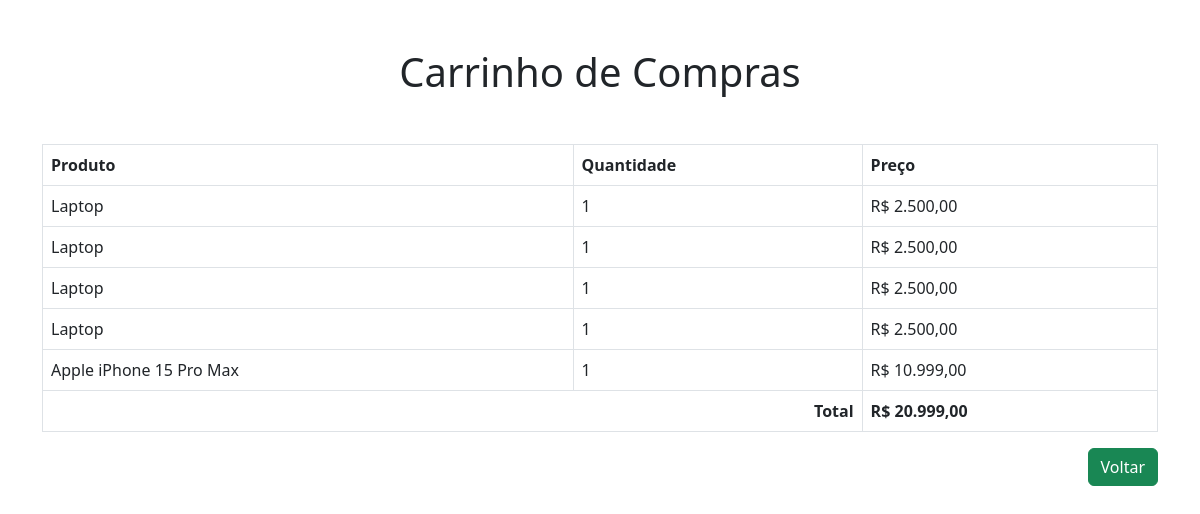
The app's page /pages/cart.php (signed in) with its own data.
### tables this page shows
CREATE TABLE IF NOT EXISTS `carrinho` (
  `id` int(11) NOT NULL AUTO_INCREMENT,
  `produto_id` int(11) NOT NULL,
  `quantidade` int(11) NOT NULL DEFAULT 1,
  PRIMARY KEY (`id`),
  KEY `produto_id` (`produto_id`),
  CONSTRAINT `carrinho_ibfk_1` FOREIGN KEY (`produto_id`) REFERENCES `produtos` (`id`)
);

CREATE TABLE IF NOT EXISTS `produtos` (
  `id` int(11) NOT NULL AUTO_INCREMENT,
  `nome` varchar(100) NOT NULL,
  `descricao` text DEFAULT NULL,
  `preco` decimal(10,2) NOT NULL,
  `imagem` varchar(255) DEFAULT NULL,
  PRIMARY KEY (`id`)
);

### pages/cart.php (the view, shortened to what this page needs)
<?php
include('../php/db_connect.php');
?>
<!DOCTYPE html>
<html lang="pt-br">
<head>
    <link href="https://cdn.jsdelivr.net/npm/bootstrap@5.3.0/dist/css/bootstrap.min.css" rel="stylesheet">
</head>
<body>
    <div class="container mt-5">
        <h1 class="text-center mb-5">Carrinho de Compras</h1>
        <table class="table table-bordered">
            <thead>
                <tr>
                    <th>Produto</th>
                    <th>Quantidade</th>
                    <th>Preço</th>
                </tr>
            </thead>
            <tbody>
                <?php
                $result = $conn->query("SELECT c.id, p.nome, p.preco, c.quantidade FROM carrinho c INNER JOIN produtos p ON c.produto_id = p.id");
                $total = 0;
                while ($row = $result->fetch_assoc()) {
                    $subtotal = $row['preco'] * $row['quantidade'];
                    $total += $subtotal;
                    echo '
                <tr>
                    <td>' . $row['nome'] . '</td>
                    <td>' . $row['quantidade'] . '</td>
                    <td>R$ ' . number_format($subtotal, 2, ',', '.') . '</td>
                </tr>';
                }
                ?>
                <tr>
                    <td colspan="2" class="text-end"><strong>Total</strong></td>
                    <td><strong>R$ <?php echo number_format($total, 2, ',', '.'); ?></strong></td>
                </tr>
            </tbody>
        </table>
        <div class="d-flex justify-content-end mb-3">
            <a href="../index.php" class="btn btn-success">Voltar</a>
        </div>
    </div>
</body>
</html>

### records on screen
carrinho: produto.nome "Laptop", quantidade "1", subtotal "2.500,00"
carrinho: produto.nome "Laptop", quantidade "1", subtotal "2.500,00"
carrinho: produto.nome "Laptop", quantidade "1", subtotal "2.500,00"
carrinho: produto.nome "Laptop", quantidade "1", subtotal "2.500,00"
carrinho: produto.nome "Apple iPhone 15 Pro Max", quantidade "1", subtotal "10.999,00"

### other values on screen
$total "20.999,00"
